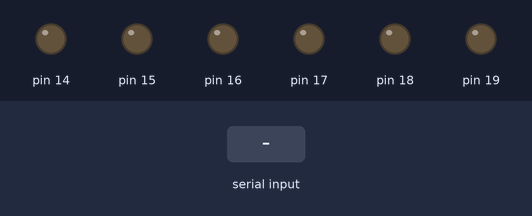
Bench run of a sketch on a simulated Arduino Uno, built with avr-gcc and run on an emulated ATmega328P. Parts: output pins drawn as LEDs (lit = HIGH). The inputs (shaded band) are chosen by the test bench.

Above: at 1.2 s.
1.3 s: byte 3 (3) received over Serial
At 1.8 s:
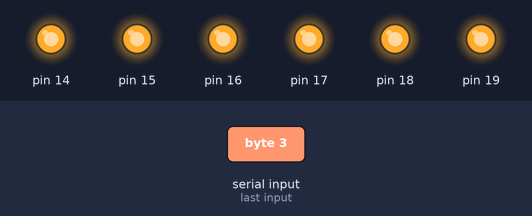
2.8 s: "1" received over Serial
At 4.2 s:
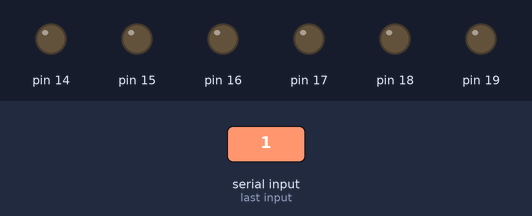
Timing chart, 0 to 5.8 s (numbered marks = the images above; inputs shaded):
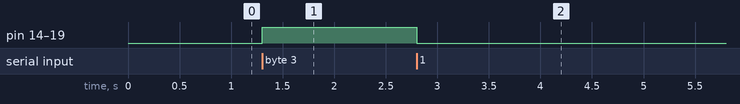

The sketch:

serial_read_test.ino
```cpp
void setup() {
  // put your setup code here, to run once:
  DDRC = 0xff;
  PORTC = 0x00;
  Serial.begin(9600);


}

void loop() {
  // put your main code here, to run repeatedly:
  int userInput = 0;
  if(Serial.available()>0)
    {
      userInput = Serial.read();
      if(userInput == 3)
        {
          PORTC = 0xff;
        }
       else
        {
          PORTC = 0x00;
        }
    }

}
```

Measured:
- after the input at 1.3 s, pin 14–19: LOW → HIGH at once
- after the input at 2.8 s, pin 14–19: HIGH → LOW at once
